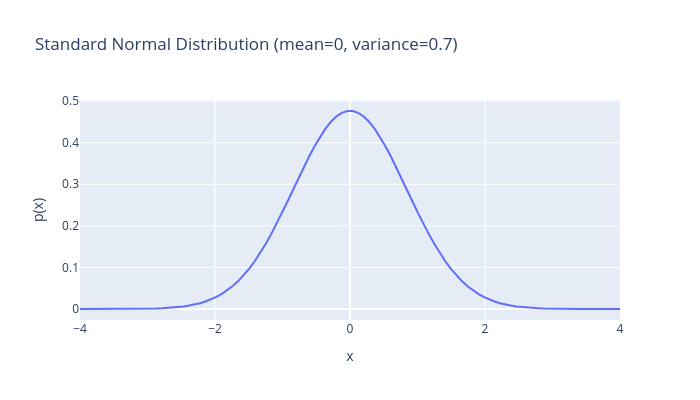

Notebook code for this chart:
### Markdown cell above
<link rel="stylesheet" href="berkeley.css">
<h2 class="cal cal-h2">The Gaussian Distribution</h2>


The probability density function of a univariate Gaussian distribution with mean $\mu$ and variance $\sigma^2$ is given by:

$$
f(x) = \frac{1}{\sqrt{2\pi\sigma^2}} e^{-\frac{(x-\mu)^2}{2\sigma^2}}
$$

### Code cell
from scipy.stats import norm
mean = 0
variance = .7
x = np.linspace(-4, 4, 100)
p = norm.pdf(x, loc=mean, scale=np.sqrt(variance)) # scale = standard deviation, loc = mean
fig = px.line(x=x, y=p, title=f"Standard Normal Distribution (mean={mean}, variance={variance})",
        labels={"x": "x", "y": "p(x)"}, width = 700, height = 400)
# fig.write_image("images/standard_normal.pdf", scale=2, height=400, width=700)
fig

### Figure 1 — Plotly figure (JSON) as saved in the notebook; plotly's stock layout.template omitted (floating-point values rounded to 4 significant figures)
{"data": [{"hovertemplate": "x=%{x}<br>p(x)=%{y}<extra></extra>", "legendgroup": "", "line": {"color": "#636efa", "dash": "solid"}, "marker": {"symbol": "circle"}, "mode": "lines", "name": "", "orientation": "v", "showlegend": false, "type": "scatter", "x": [-4.0, -3.919, -3.838, -3.758, -3.677, -3.596, -3.515, -3.434, -3.354, -3.273, -3.192, -3.111, -3.03, -2.949, -2.869, -2.788, -2.707, -2.626, -2.545, -2.465, -2.384, -2.303, -2.222, -2.141, -2.061, -1.98, -1.899, -1.818, -1.737, -1.657, -1.576, -1.495, -1.414, -1.333, -1.253, -1.172, -1.091, -1.01, -0.9293, -0.8485, -0.7677, -0.6869, -0.6061, -0.5253, -0.4444, -0.3636, -0.2828, -0.202, -0.1212, -0.0404, 0.0404, 0.1212, 0.202, 0.2828, 0.3636, 0.4444, 0.5253, 0.6061, 0.6869, 0.7677, 0.8485, 0.9293, 1.01, 1.091, 1.172, 1.253, 1.333, 1.414, 1.495, 1.576, 1.657, 1.737, 1.818, 1.899, 1.98, 2.061, 2.141, 2.222, 2.303, 2.384, 2.465, 2.545, 2.626, 2.707, 2.788, 2.869, 2.949, 3.03, 3.111, 3.192, 3.273, 3.354, 3.434, 3.515, 3.596, 3.677, 3.758, 3.838, 3.919, 4.0], "xaxis": "x", "y": [5.188e-06, 8.194e-06, 1.282e-05, 1.988e-05, 3.053e-05, 4.646e-05, 7.003e-05, 0.0001046, 0.0001548, 0.0002269, 0.0003295, 0.0004741, 0.0006757, 0.0009543, 0.001335, 0.001851, 0.002541, 0.003457, 0.00466, 0.006223, 0.008233, 0.01079, 0.01401, 0.01802, 0.02297, 0.029, 0.03628, 0.04496, 0.05521, 0.06716, 0.08093, 0.09662, 0.1143, 0.1339, 0.1555, 0.1788, 0.2038, 0.2301, 0.2573, 0.2851, 0.313, 0.3404, 0.3668, 0.3915, 0.4141, 0.4339, 0.4503, 0.4631, 0.4718, 0.4763, 0.4763, 0.4718, 0.4631, 0.4503, 0.4339, 0.4141, 0.3915, 0.3668, 0.3404, 0.313, 0.2851, 0.2573, 0.2301, 0.2038, 0.1788, 0.1555, 0.1339, 0.1143, 0.09662, 0.08093, 0.06716, 0.05521, 0.04496, 0.03628, 0.029, 0.02297, 0.01802, 0.01401, 0.01079, 0.008233, 0.006223, 0.00466, 0.003457, 0.002541, 0.001851, 0.001335, 0.0009543, 0.0006757, 0.0004741, 0.0003295, 0.0002269, 0.0001548, 0.0001046, 7.003e-05, 4.646e-05, 3.053e-05, 1.988e-05, 1.282e-05, 8.194e-06, 5.188e-06], "yaxis": "y"}], "layout": {"height": 400, "legend": {"tracegroupgap": 0}, "title": {"text": "Standard Normal Distribution (mean=0, variance=0.7)"}, "width": 700, "xaxis": {"anchor": "y", "domain": [0, 1], "title": {"text": "x"}}, "yaxis": {"anchor": "x", "domain": [0, 1], "title": {"text": "p(x)"}}}}
